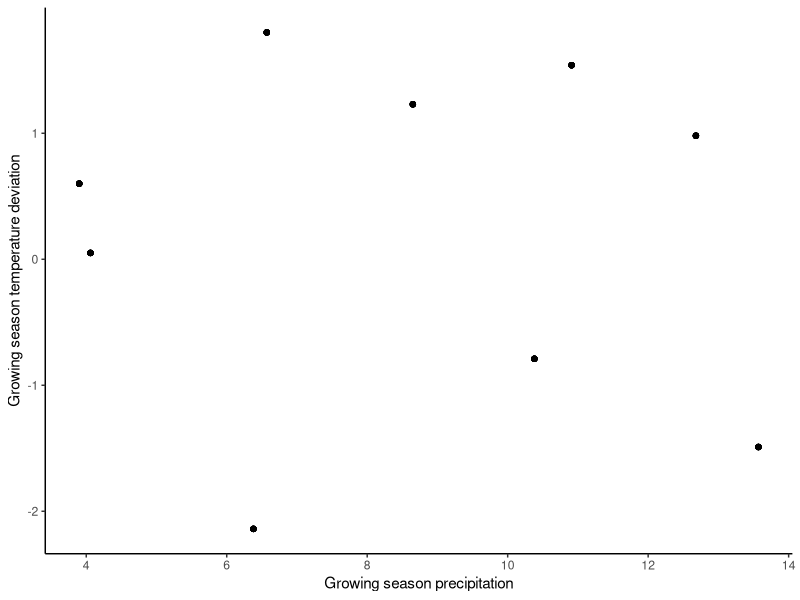
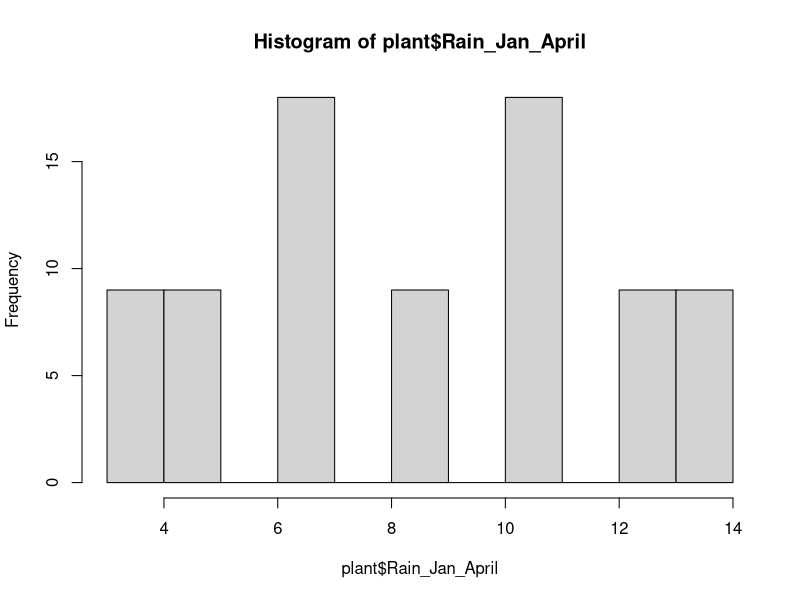
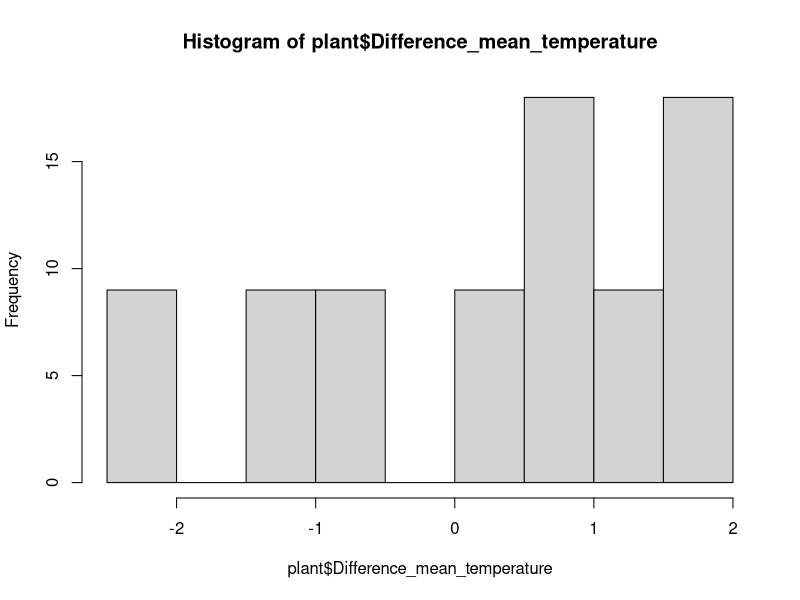
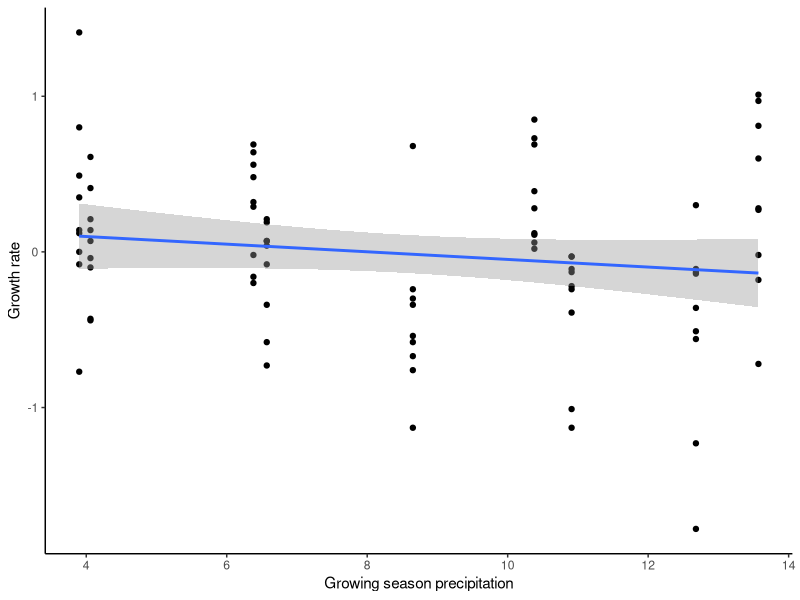
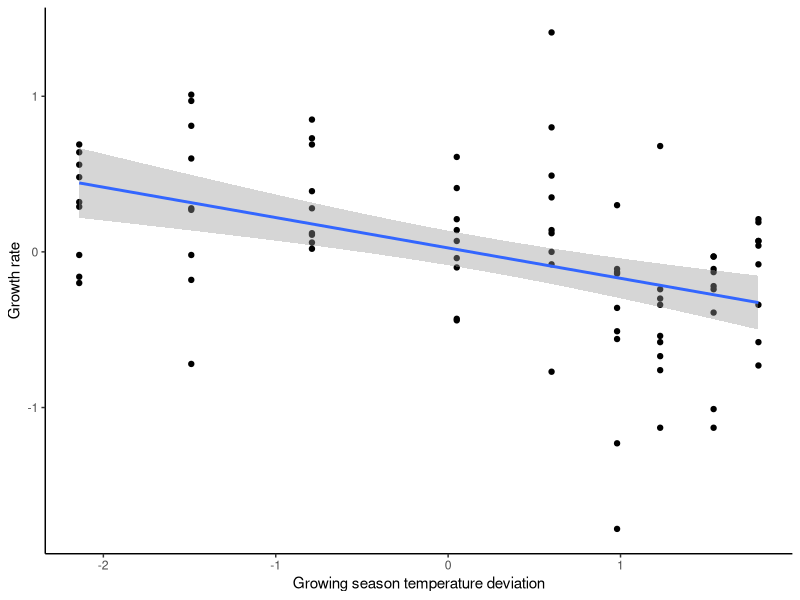
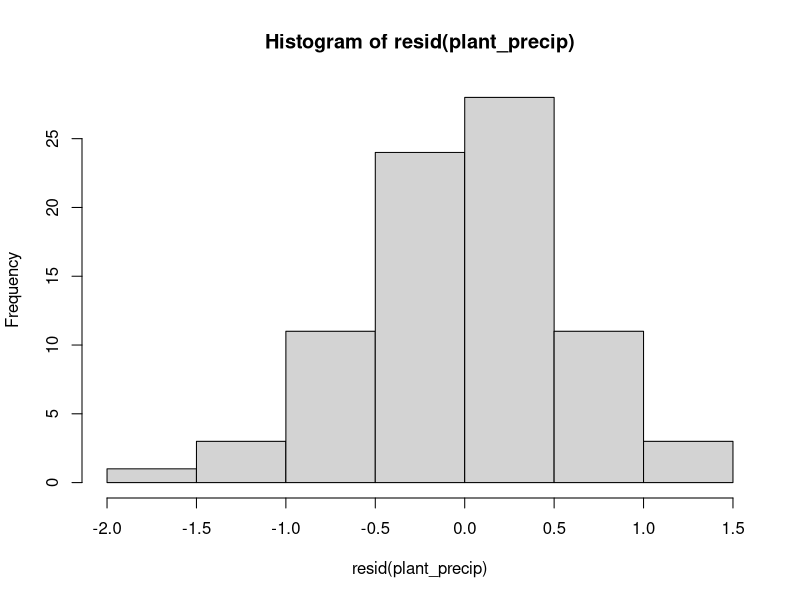
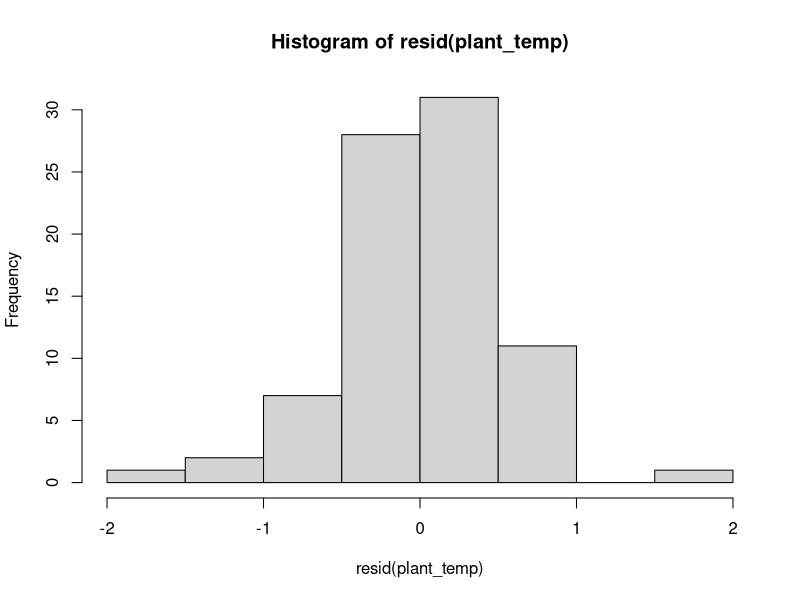

These charts were generated, in order, by the following R code:
## ---- chunk 1
knitr::opts_chunk$set(echo = TRUE, message=FALSE, warning=FALSE)
## ---- chunk 2
plant <- read.csv("cm_growthdata.csv")
library(ggplot2)
## ---- chunk 3
ggplot(plant, aes(x=Rain_Jan_April,y=Difference_mean_temperature)) +
  geom_point() +
  labs(x="Growing season precipitation", y="Growing season temperature deviation") +
  theme_classic()
## ---- chunk 4
hist(plant$Rain_Jan_April)
hist(plant$Difference_mean_temperature)
## ---- chunk 5
cor.test(plant$Rain_Jan_April,plant$Difference_mean_temperature)
## ---- chunk 6
ggplot(plant, aes(x=Rain_Jan_April, y=Growth_rate)) +
  geom_point() +
  geom_smooth(method="lm")+
  labs(x="Growing season precipitation", y="Growth rate") +
  theme_classic()

ggplot(plant, aes(x=Difference_mean_temperature, y=Growth_rate)) +
  geom_point() +
  geom_smooth(method="lm")+
  labs(x="Growing season temperature deviation", y="Growth rate") +
  theme_classic()
## ---- chunk 7
plant_precip <- lm(Growth_rate ~ Rain_Jan_April, plant)
plant_temp <- lm(Growth_rate ~ Difference_mean_temperature, plant)
## ---- chunk 8
hist(resid(plant_precip))
hist(resid(plant_temp))
## ---- chunk 9
summary(plant_precip)
summary(plant_temp)
